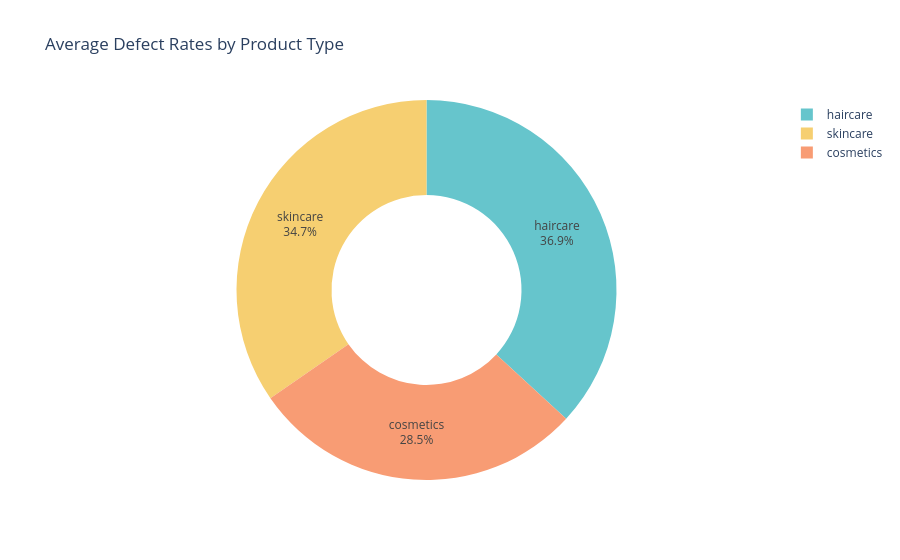

Notebook code for this chart:
### Code cell
Defect_data = df.groupby('Product type')['Defect rates'].mean().reset_index()
# sales_data

pie_chart = px.pie(Defect_data, values = 'Defect rates',
                   names = 'Product type',
                   title = 'Average Defect Rates by Product Type',
                   hover_data = ['Defect rates'],
                   hole = 0.5,
                   color_discrete_sequence = px.colors.qualitative.Pastel)
pie_chart.update_traces(textposition = 'inside', textinfo = 'percent+label')
pie_chart.show()

### Figure 1 — Plotly figure (JSON) as saved in the notebook; plotly's stock layout.template omitted (floating-point values rounded to 4 significant figures)
{"data": [{"customdata": [[1.919], [2.483], [2.335]], "domain": {"x": [0, 1], "y": [0, 1]}, "hole": 0.5, "hovertemplate": "Product type=%{label}<br>Defect rates=%{customdata[0]}<extra></extra>", "labels": ["cosmetics", "haircare", "skincare"], "legendgroup": "", "name": "", "showlegend": true, "textinfo": "percent+label", "textposition": "inside", "type": "pie", "values": [1.919, 2.483, 2.335]}], "layout": {"legend": {"tracegroupgap": 0}, "piecolorway": ["rgb(102, 197, 204)", "rgb(246, 207, 113)", "rgb(248, 156, 116)", "rgb(220, 176, 242)", "rgb(135, 197, 95)", "rgb(158, 185, 243)", "rgb(254, 136, 177)", "rgb(201, 219, 116)", "rgb(139, 224, 164)", "rgb(180, 151, 231)", "rgb(179, 179, 179)"], "title": {"text": "Average Defect Rates by Product Type"}}}
